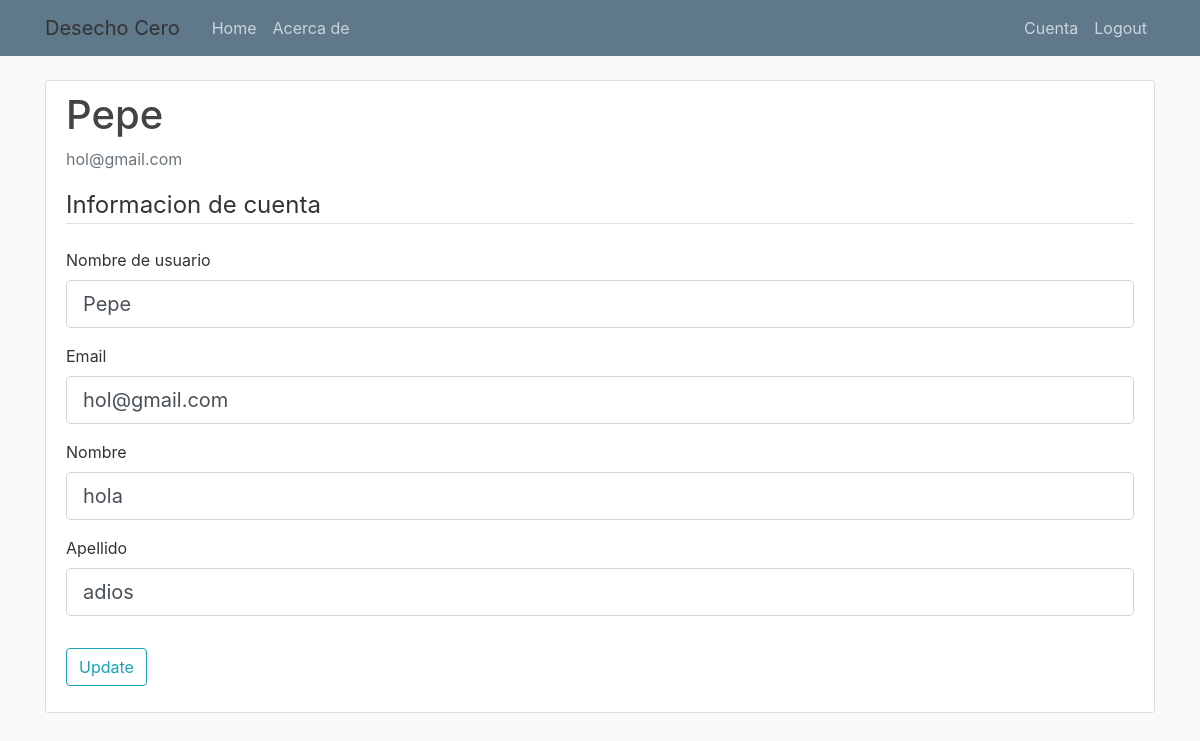
Page /account (signed in) on the committed database.
### app/models.py (models this page shows, shortened)
class User(db.Model, UserMixin):
    id = db.Column(db.Integer, primary_key=True)
    username = db.Column(db.String(20), unique=True, nullable=False)
    email = db.Column(db.String(120), unique=True, nullable=False)
    nombre = db.Column(db.String(20), nullable=False)
    apellido = db.Column(db.String(20), nullable=False)
    password = db.Column(db.String(60), nullable=False)
    articulos = db.relationship('Articulo', backref='usuarioArticulo', lazy=True)

### app/routes.py (the view)
@app.route("/account", methods=['GET', 'POST'])
@login_required
def account():
    form = UpdateAccountForm()
    if form.validate_on_submit():
        current_user.username = form.username.data
        current_user.email = form.email.data
        current_user.nombre = form.nombre.data
        current_user.apellido = form.apellido.data
        db.session.commit()
        flash('Tu cuenta ha sido actualizada!', 'success')
        return redirect(url_for('account'))
    elif request.method == 'GET':
        form.username.data = current_user.username
        form.email.data = current_user.email
        form.nombre.data = current_user.nombre
        form.apellido.data = current_user.apellido
    return render_template('account.html', title='Account', form=form)

### app/forms.py (shortened to what this page needs)
class UpdateAccountForm(FlaskForm):
    username = StringField('Nombre de usuario',
                           validators=[DataRequired(), Length(min=2, max=20)])
    email = StringField('Email',
                        validators=[DataRequired(), Email()])
    nombre = StringField('Nombre',
                            validators=[DataRequired(), Length(min=2, max=20)])
    apellido = StringField('Apellido',
                           validators=[DataRequired(), Length(min=2, max=20)])
    submit = SubmitField('Update')

### app/models.py (called while the page is built)
@login_manager.user_loader
def load_user(user_id):
    return User.query.get(int(user_id))

### app/templates/account.html (shortened to what this page needs)
{% extends "layout.html" %}
{% block content %}
    <div class="content-section">
      <div class="media">
        <div class="media-body">
          <h2 class="account-heading">{{ current_user.username }}</h2>
          <p class="text-secondary">{{ current_user.email }}</p>
        </div>
      </div>
        <form method="POST" action="" enctype="multipart/form-data">
            <fieldset class="form-group">
                <legend class="border-bottom mb-4">Informacion de cuenta</legend>
                <div class="form-group">
                    {{ form.username.label(class="form-control-label") }}
                    {% if form.username.errors %}
                        {{ form.username(class="form-control form-control-lg is-invalid") }}
                        <div class="invalid-feedback">
                            {% for error in form.username.errors %}
                                <span>{{ error }}</span>
                            {% endfor %}
                        </div>
                    {% else %}
                        {{ form.username(class="form-control form-control-lg") }}
                    {% endif %}
                </div>
                <div class="form-group">
                    {{ form.email.label(class="form-control-label") }}
                    {% if form.email.errors %}
                        {{ form.email(class="form-control form-control-lg is-invalid") }}
                        <div class="invalid-feedback">
                            {% for error in form.email.errors %}
                                <span>{{ error }}</span>
                            {% endfor %}
                        </div>
                    {% else %}
                        {{ form.email(class="form-control form-control-lg") }}
                    {% endif %}
                </div>
                <div class="form-group">
                    {{ form.nombre.label(class="form-control-label") }}
                    {% if form.nombre.errors %}
                        {{ form.nombre(class="form-control form-control-lg is-invalid") }}
                        <div class="invalid-feedback">
                            {% for error in form.nombre.errors %}
                                <span>{{ error }}</span>
                            {% endfor %}
                        </div>
                    {% else %}
                        {{ form.nombre(class="form-control form-control-lg") }}
                    {% endif %}
                </div>
                <div class="form-group">
                    {{ form.apellido.label(class="form-control-label") }}
                    {% if form.apellido.errors %}
                        {{ form.apellido(class="form-control form-control-lg is-invalid") }}
                        <div class="invalid-feedback">
                            {% for error in form.nombre.errors %}
                                <span>{{ error }}</span>
                            {% endfor %}
                        </div>
                    {% else %}
                        {{ form.apellido(class="form-control form-control-lg") }}
                    {% endif %}
                </div>
            </fieldset>
            <div class="form-group">
                {{ form.submit(class="btn btn-outline-info") }}
            </div>
        </form>
    </div>
{% endblock content %}

### app/static/main.css (style rules this page uses)
body { background: #fafafa; color: #333333; margin-top: 5rem; }
h1, h2, h3, h4, h5, h6 { color: #444444; }
.content-section { background: #ffffff; padding: 10px 20px; border: 1px solid #dddddd; border-radius: 3px; margin-bottom: 20px; }
.account-heading { font-size: 2.5rem; }

### rows in the picture
User: username "Pepe", email "hol@gmail.com", nombre "hola", apellido "adios"
